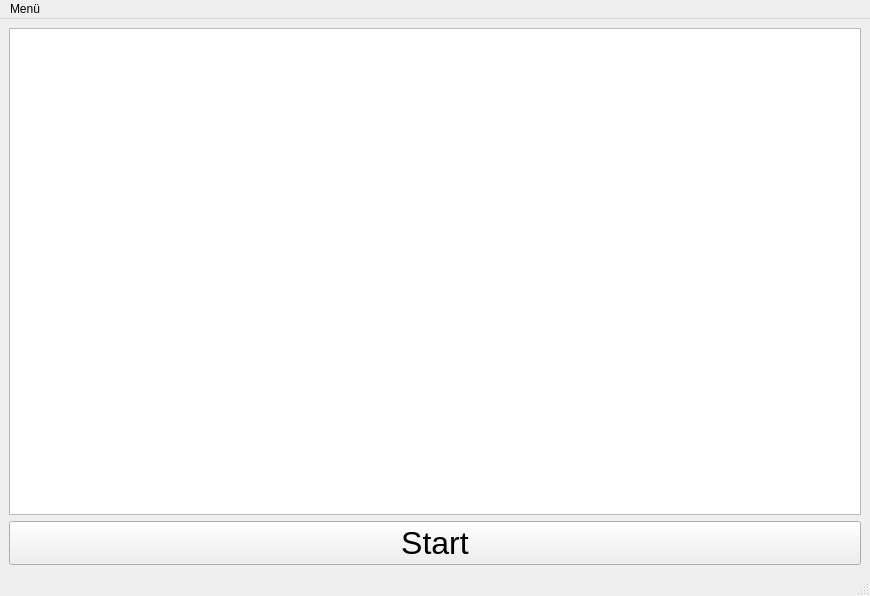
<?xml version="1.0" encoding="UTF-8"?>
<ui version="4.0">
 <class>MainWindow</class>
 <widget class="QMainWindow" name="MainWindow">
  <property name="geometry">
   <rect>
    <x>0</x>
    <y>0</y>
    <width>870</width>
    <height>596</height>
   </rect>
  </property>
  <property name="windowTitle">
   <string>MainWindow</string>
  </property>
  <widget class="QWidget" name="central_widget">
   <layout class="QVBoxLayout" name="verticalLayout_2">
    <item>
     <layout class="QVBoxLayout" name="vertical_layout">
      <item>
       <widget class="QGraphicsView" name="camera_view"/>
      </item>
     </layout>
    </item>
    <item>
     <widget class="QPushButton" name="start_button">
      <property name="font">
       <font>
        <pointsize>24</pointsize>
       </font>
      </property>
      <property name="text">
       <string>Start</string>
      </property>
      <property name="autoRepeatInterval">
       <number>93</number>
      </property>
     </widget>
    </item>
   </layout>
  </widget>
  <widget class="QMenuBar" name="menu_bar">
   <property name="geometry">
    <rect>
     <x>0</x>
     <y>0</y>
     <width>870</width>
     <height>21</height>
    </rect>
   </property>
   <widget class="QMenu" name="menu">
    <property name="title">
     <string>Menü</string>
    </property>
    <addaction name="change_mode"/>
   </widget>
   <addaction name="menu"/>
  </widget>
  <widget class="QStatusBar" name="status_bar"/>
  <action name="change_mode">
   <property name="text">
    <string>Modus ändern</string>
   </property>
   <property name="toolTip">
    <string>Modus ändern</string>
   </property>
  </action>
 </widget>
 <resources/>
 <connections/>
</ui>
